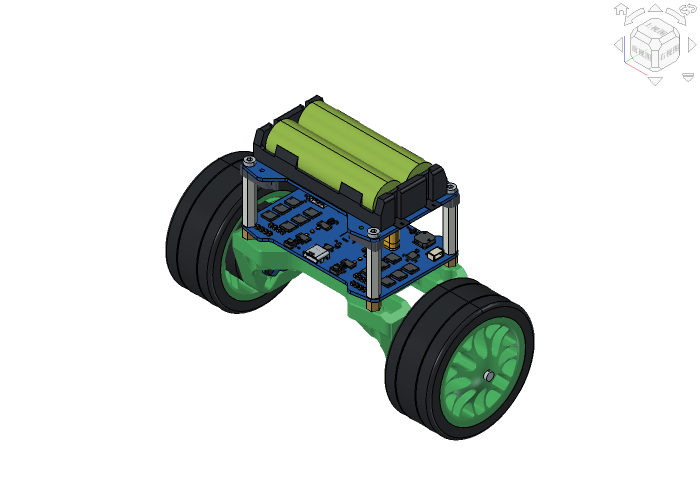
#> input picture 模型/参数与图片/整车轴测图.png, 1400 x 1000 px (shown at 1/2 size); its folder holds 4 pictures in this run
$ python polish_images.py
#> lines starting #> are read from the running program, lines starting #| are printed output that depends on the picture; after the words box and inside, x2 and y2 are one past the last pixel; in counts of white or black regions, pixels touching at a corner belong together
from pathlib import Path
from PIL import Image,ImageChops,ImageOps
root=Path(__file__).resolve().parents[1]/'参数与图片'
for name in ['整车轴测图','正视图','侧视图','俯视图']:
 im=Image.open(root/(name+'.png')).convert('RGB')
#> im is the input picture: PIL image 1400x1000 RGB; mean R, G, B 218.5, 223.2, 220
 # Exclude FreeCAD navigation cube, then trim white margins around the actual model.
 region=im.crop((0,170,im.width,im.height));mask=ImageChops.difference(region,Image.new('RGB',region.size,'white')).convert('L').point(lambda x:255 if x>35 else 0)
#> after `region = im.crop((0, 170, im.width, im.height))`:
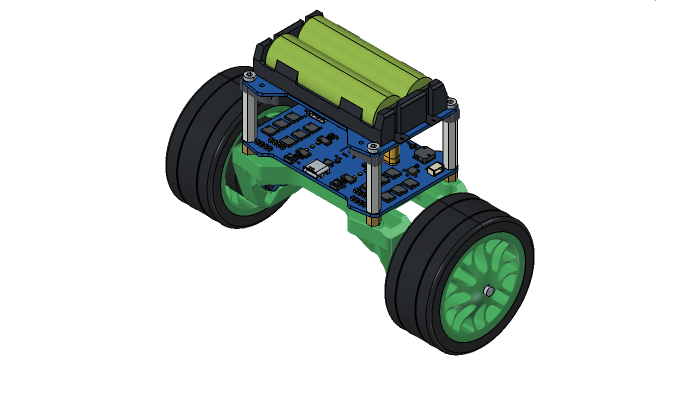
#> region: PIL image 1400x830 RGB (shown at 1/2 size); mean R, G, B 211.3, 217, 213.1
#> after `mask = ImageChops.difference(region, Image.new('RGB', region.size, 'wh`:
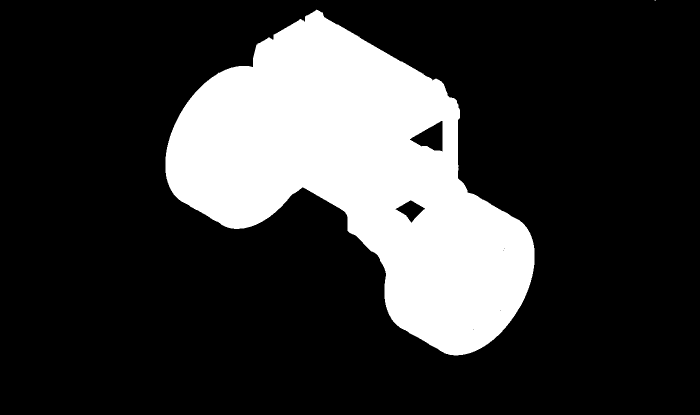
#> mask: PIL image 1400x830 L (shown at 1/2 size); 21.8% white; 2 white regions (1 under 20 px), largest, box (x1, y1, x2, y2) and area: (331, 19, 1069, 711) 253747
 box=mask.getbbox();crop=region.crop(box);crop=ImageOps.expand(crop,30,'white')
#> after `box = mask.getbbox()`: box = (331, 0, 1312, 711)
#> after `crop = region.crop(box)`:
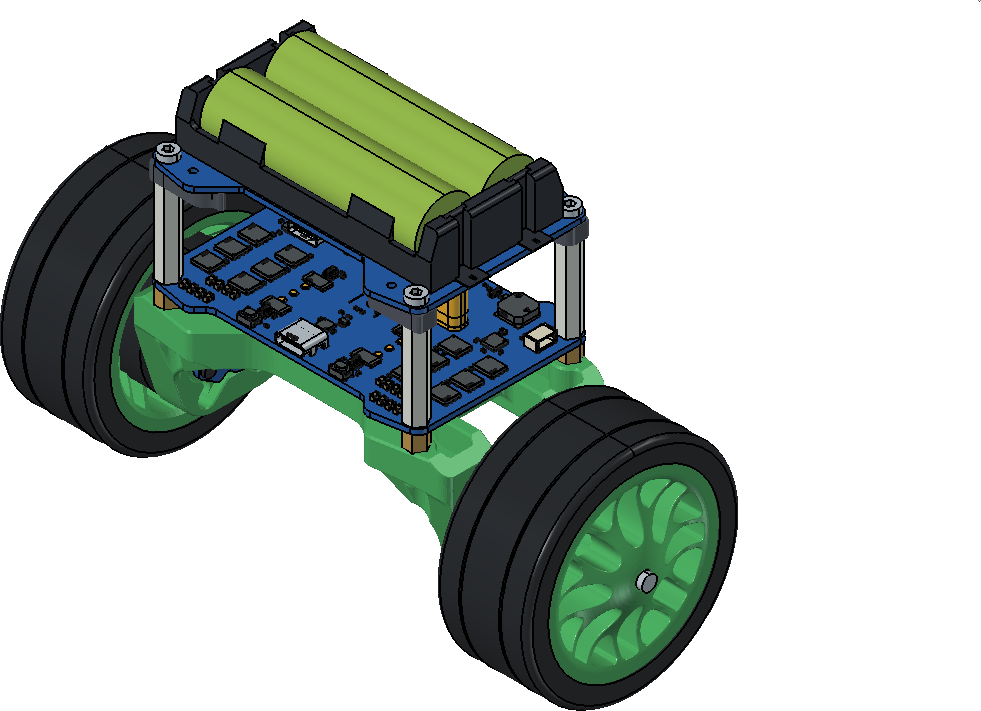
#> crop: PIL image 981x711 RGB; mean R, G, B 182.3, 191.7, 185.2
#> after `crop = ImageOps.expand(crop, 30, 'white')`:
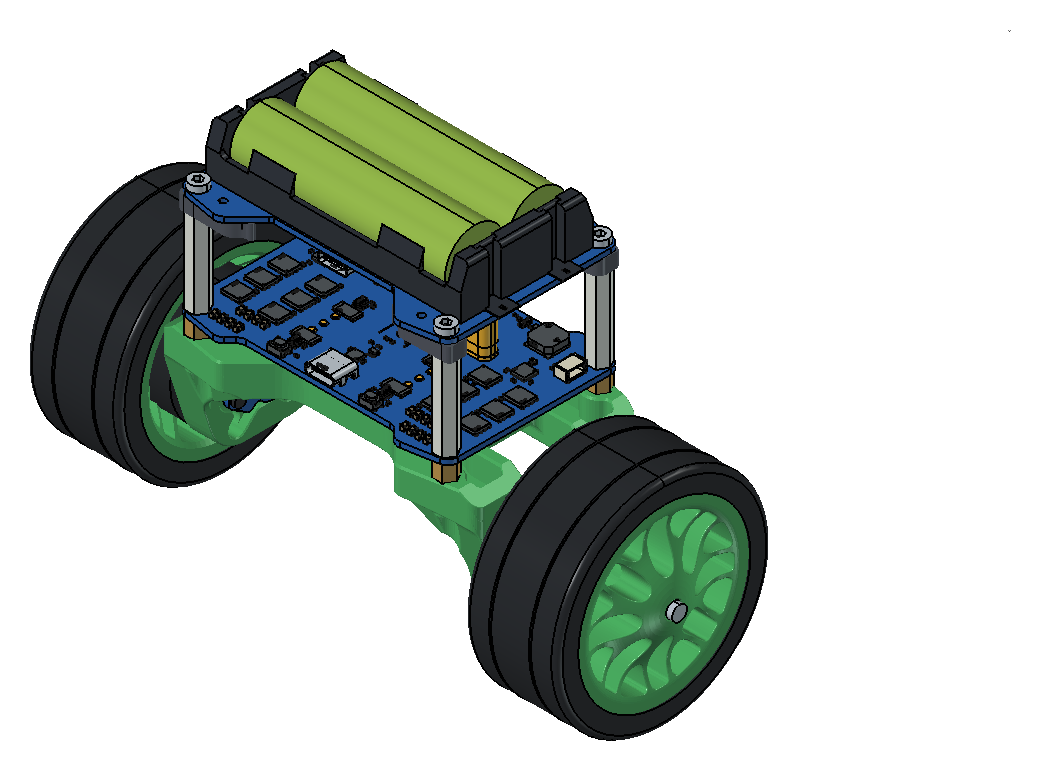
#> crop: PIL image 1041x771 RGB; mean R, G, B 191.8, 200, 194.3
 canvas=Image.new('RGB',(1200,850),'white');crop.thumbnail((1150,800));canvas.paste(crop,((1200-crop.width)//2,(850-crop.height)//2));canvas.save(root/('档案_'+name+'.png'))
#> after `canvas = Image.new('RGB', (1200, 850), 'white')`: canvas: PIL image 1200x850 RGB; every value is 255
#> after `canvas.paste(crop, ((1200 - crop.width) // 2, (850 - crop.height) // 2`:
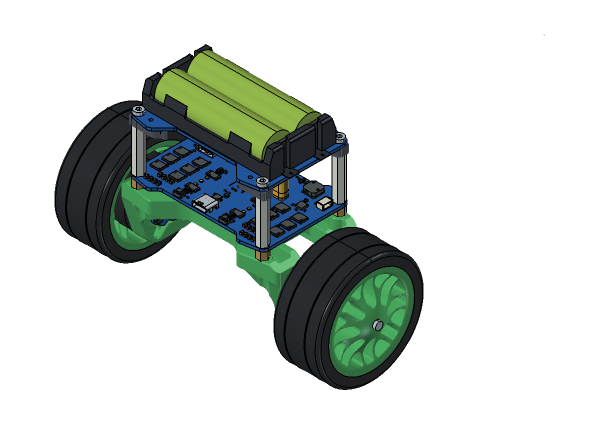
#> canvas: PIL image 1200x850 RGB (shown at 1/2 size); mean R, G, B 205.3, 211.7, 207.3
#> (the run stopped early here; a loop or call above may not have finished)
